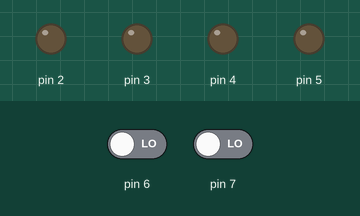
Recording of a sketch running on a simulated Arduino Uno, built with avr-gcc and run on an emulated ATmega328P. On the bench: output pins drawn as LEDs (lit = HIGH). The inputs (shaded band) are chosen by the test bench; at power-on: pin 6 LOW, pin 7 LOW.

Above: at 18.0 s.
18.1 s: pin 6 driven HIGH
At 21.0 s:
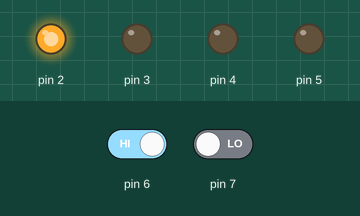
28.1 s: pin 7 driven HIGH
At 31.0 s:
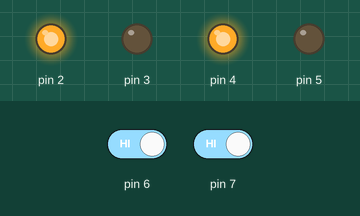
38.1 s: pin 6 driven LOW
At 41.0 s:
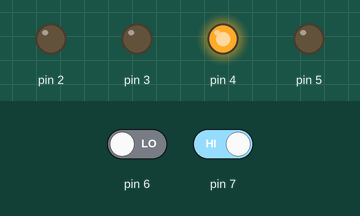
48.1 s: pin 7 driven LOW
At 51.1 s:
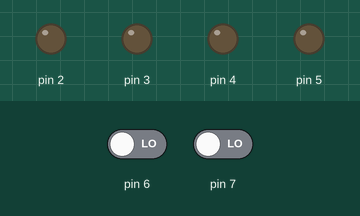
Timing chart, 0 to 52.6 s (numbered marks = the images above; inputs shaded):
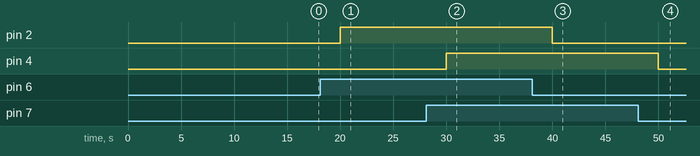

The sketch:

uno.ino
```cpp
int pen = 0;
int led = 0;

void setup() {
  Serial.begin(115200);
  pinMode(2, OUTPUT);
  pinMode(3, OUTPUT);
  pinMode(4, OUTPUT);
  pinMode(5, OUTPUT);
  pinMode(6, INPUT);
  pinMode(7, INPUT);
}

void loop() {
  pen = digitalRead(6);
  led = digitalRead(7);
  if(pen == 1) {
    digitalWrite(2, HIGH);
    digitalWrite(3, LOW);
  } else {
    digitalWrite(2, LOW);
    digitalWrite(3, LOW);
  }
  if(led == 1) {
    digitalWrite(4, HIGH);
    digitalWrite(5, LOW);
  } else {
    digitalWrite(4, LOW);
    digitalWrite(5, LOW);
  }
  delay(10000);
}
```

Measured:
- after the input at 18.1 s, pin 2: LOW → HIGH after 1.9 s
- after the input at 28.1 s, pin 4: LOW → HIGH after 1.9 s
- after the input at 38.1 s, pin 2: HIGH → LOW after 1.9 s
- after the input at 48.1 s, pin 4: HIGH → LOW after 1.9 s
